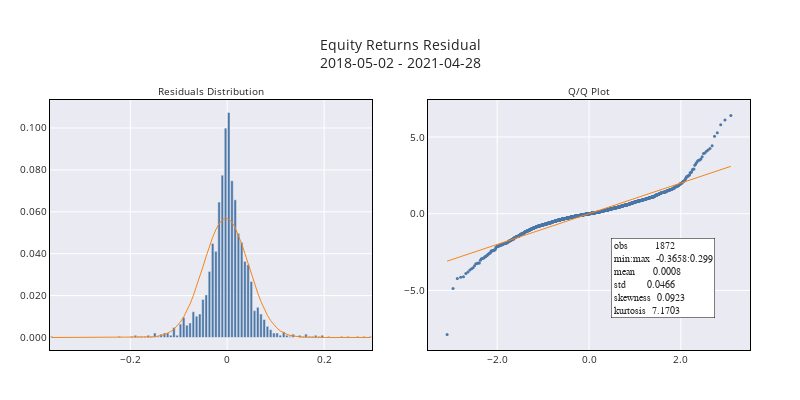

Write notebook code for a chart like this one.
### Code cell
fig = utils.make_overview_chart(df_resid.eq_resid, title="Equity Returns Residual")
fig.show()
